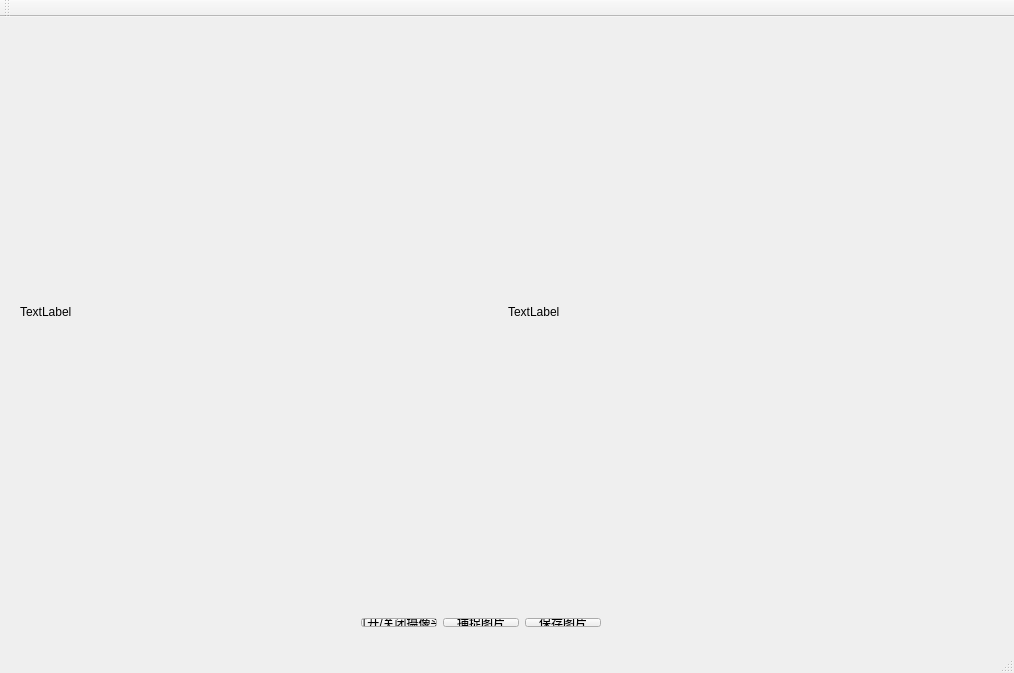
<?xml version="1.0" encoding="UTF-8"?>
<ui version="4.0">
 <class>QtGuiApplication1Class</class>
 <widget class="QMainWindow" name="QtGuiApplication1Class">
  <property name="geometry">
   <rect>
    <x>0</x>
    <y>0</y>
    <width>1014</width>
    <height>673</height>
   </rect>
  </property>
  <property name="windowTitle">
   <string>QtGuiApplication1</string>
  </property>
  <widget class="QWidget" name="centralWidget">
   <widget class="QWidget" name="">
    <property name="geometry">
     <rect>
      <x>350</x>
      <y>590</y>
      <width>262</width>
      <height>31</height>
     </rect>
    </property>
    <layout class="QHBoxLayout" name="horizontalLayout">
     <item>
      <widget class="QPushButton" name="openButton">
       <property name="text">
        <string>打开/关闭摄像头</string>
       </property>
      </widget>
     </item>
     <item>
      <widget class="QPushButton" name="captureButton">
       <property name="text">
        <string>捕捉图片</string>
       </property>
      </widget>
     </item>
     <item>
      <widget class="QPushButton" name="saveButton">
       <property name="text">
        <string>保存图片</string>
       </property>
      </widget>
     </item>
    </layout>
   </widget>
   <widget class="QWidget" name="">
    <property name="geometry">
     <rect>
      <x>9</x>
      <y>9</y>
      <width>991</width>
      <height>571</height>
     </rect>
    </property>
    <layout class="QHBoxLayout" name="horizontalLayout_2">
     <item>
      <widget class="QLabel" name="captureLabel">
       <property name="text">
        <string>TextLabel</string>
       </property>
      </widget>
     </item>
     <item>
      <widget class="QLabel" name="pictureLabel">
       <property name="text">
        <string>TextLabel</string>
       </property>
      </widget>
     </item>
    </layout>
   </widget>
  </widget>
  <widget class="QMenuBar" name="menuBar">
   <property name="geometry">
    <rect>
     <x>0</x>
     <y>0</y>
     <width>1014</width>
     <height>23</height>
    </rect>
   </property>
  </widget>
  <widget class="QToolBar" name="mainToolBar">
   <attribute name="toolBarArea">
    <enum>TopToolBarArea</enum>
   </attribute>
   <attribute name="toolBarBreak">
    <bool>false</bool>
   </attribute>
  </widget>
  <widget class="QStatusBar" name="statusBar"/>
 </widget>
 <layoutdefault spacing="6" margin="11"/>
 <resources>
  <include location="QtGuiApplication1.qrc"/>
 </resources>
 <connections/>
</ui>
